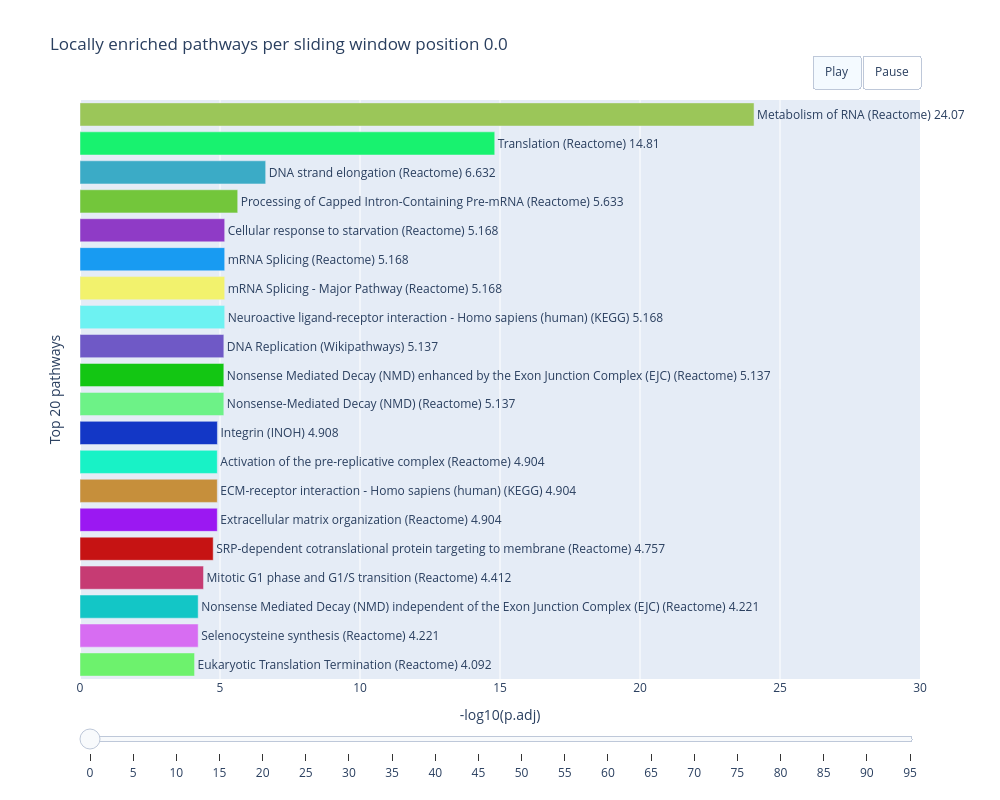

The notebook cell this image was saved under:
### Code cell
import bar_chart_race_._bar_chart_race_plotly as bcr
#import bar_chart_race_._bar_chart_race_plotly as 
bcr = bcr._BarChartRace(#out_filename='race.html', 
                                period_length=5000, 
                                interpolate_period=True, 
                                steps_per_period=5, n_bars=20, 
                                #fixed_xaxis = False, #does not work currently
                                bar_textposition='outside',
                                #plot_pws_yaxis=True,
                                val_ax_label = '-log10(p.adj)',
                                #scatter_values = ,
                                #linebreak_labels = ,
                                #labels_max_len = 30,
                                frame_subset=100)
bcr.make_animation()

### Figure 1 — Plotly figure (JSON) as saved in the notebook; plotly's stock layout.template omitted (floating-point values rounded to 4 significant figures)
{"data": [{"cliponaxis": false, "hoverinfo": "all", "ids": ["0", "1", "2", "3", "4", "5", "6", "7", "8", "9", "10", "11", "12", "13", "14", "15", "16", "17", "18", "19"], "marker": {"color": ["#6DF26D", "#D76DF2", "#13C6C6", "#C63B73", "#C61313", "#9B18F2", "#C68F3B", "#18F2C6", "#1337C6", "#6DF287", "#13C613", "#6F59C6", "#6DF2F2", "#F2F26D", "#189BF2", "#8F3BC6", "#73C63B", "#3BABC6", "#18F26F", "#9BC659"]}, "orientation": "h", "textangle": 0, "textposition": "outside", "texttemplate": "%{y} %{x:.4s}", "type": "bar", "x": [4.092, 4.221, 4.221, 4.412, 4.757, 4.904, 4.904, 4.904, 4.908, 5.137, 5.137, 5.137, 5.168, 5.168, 5.168, 5.168, 5.633, 6.632, 14.81, 24.07], "y": ["Eukaryotic Translation Termination (Reactome)", "Selenocysteine synthesis (Reactome)", "Nonsense Mediated Decay (NMD) independent of the Exon Junction Complex (EJC) (Reactome)", "Mitotic G1 phase and G1/S transition (Reactome)", "SRP-dependent cotranslational protein targeting to membrane (Reactome)", "Extracellular matrix organization (Reactome)", "ECM-receptor interaction - Homo sapiens (human) (KEGG)", "Activation of the pre-replicative complex (Reactome)", "Integrin (INOH)", "Nonsense-Mediated Decay (NMD) (Reactome)", "Nonsense Mediated Decay (NMD) enhanced by the Exon Junction Complex (EJC) (Reactome)", "DNA Replication (Wikipathways)", "Neuroactive ligand-receptor interaction - Homo sapiens (human) (KEGG)", "mRNA Splicing - Major Pathway (Reactome)", "mRNA Splicing (Reactome)", "Cellular response to starvation (Reactome)", "Processing of Capped Intron-Containing Pre-mRNA (Reactome)", "DNA strand elongation (Reactome)", "Translation (Reactome)", "Metabolism of RNA (Reactome)"]}], "layout": {"autosize": false, "height": 800, "sliders": [{"active": 0, "currentvalue": {"visible": false}, "len": 1, "pad": {"b": 10, "t": 50}, "steps": [{"args": [["0"], {"frame": {"duration": 1000, "redraw": true}, "fromcurrent": true, "mode": "immediate", "transition": {"duration": 0}}], "label": "0", "method": "animate"}, {"args": [["5"], {"frame": {"duration": 1000, "redraw": true}, "fromcurrent": true, "mode": "immediate", "transition": {"duration": 0}}], "label": "5", "method": "animate"}, {"args": [["10"], {"frame": {"duration": 1000, "redraw": true}, "fromcurrent": true, "mode": "immediate", "transition": {"duration": 0}}], "label": "10", "method": "animate"}, {"args": [["15"], {"frame": {"duration": 1000, "redraw": true}, "fromcurrent": true, "mode": "immediate", "transition": {"duration": 0}}], "label": "15", "method": "animate"}, {"args": [["20"], {"frame": {"duration": 1000, "redraw": true}, "fromcurrent": true, "mode": "immediate", "transition": {"duration": 0}}], "label": "20", "method": "animate"}, {"args": [["25"], {"frame": {"duration": 1000, "redraw": true}, "fromcurrent": true, "mode": "immediate", "transition": {"duration": 0}}], "label": "25", "method": "animate"}, {"args": [["30"], {"frame": {"duration": 1000, "redraw": true}, "fromcurrent": true, "mode": "immediate", "transition": {"duration": 0}}], "label": "30", "method": "animate"}, {"args": [["35"], {"frame": {"duration": 1000, "redraw": true}, "fromcurrent": true, "mode": "immediate", "transition": {"duration": 0}}], "label": "35", "method": "animate"}, {"args": [["40"], {"frame": {"duration": 1000, "redraw": true}, "fromcurrent": true, "mode": "immediate", "transition": {"duration": 0}}], "label": "40", "method": "animate"}, {"args": [["45"], {"frame": {"duration": 1000, "redraw": true}, "fromcurrent": true, "mode": "immediate", "transition": {"duration": 0}}], "label": "45", "method": "animate"}, {"args": [["50"], {"frame": {"duration": 1000, "redraw": true}, "fromcurrent": true, "mode": "immediate", "transition": {"duration": 0}}], "label": "50", "method": "animate"}, {"args": [["55"], {"frame": {"duration": 1000, "redraw": true}, "fromcurrent": true, "mode": "immediate", "transition": {"duration": 0}}], "label": "55", "method": "animate"}, {"args": [["60"], {"frame": {"duration": 1000, "redraw": true}, "fromcurrent": true, "mode": "immediate", "transition": {"duration": 0}}], "label": "60", "method": "animate"}, {"args": [["65"], {"frame": {"duration": 1000, "redraw": true}, "fromcurrent": true, "mode": "immediate", "transition": {"duration": 0}}], "label": "65", "method": "animate"}, {"args": [["70"], {"frame": {"duration": 1000, "redraw": true}, "fromcurrent": true, "mode": "immediate", "transition": {"duration": 0}}], "label": "70", "method": "animate"}, {"args": [["75"], {"frame": {"duration": 1000, "redraw": true}, "fromcurrent": true, "mode": "immediate", "transition": {"duration": 0}}], "label": "75", "method": "animate"}, {"args": [["80"], {"frame": {"duration": 1000, "redraw": true}, "fromcurrent": true, "mode": "immediate", "transition": {"duration": 0}}], "label": "80", "method": "animate"}, {"args": [["85"], {"frame": {"duration": 1000, "redraw": true}, "fromcurrent": true, "mode": "immediate", "transition": {"duration": 0}}], "label": "85", "method": "animate"}, {"args": [["90"], {"frame": {"duration": 1000, "redraw": true}, "fromcurrent": true, "mode": "immediate", "transition": {"duration": 0}}], "label": "90", "method": "animate"}, {"args": [["95"], {"frame": {"duration": 1000, "redraw": true}, "fromcurrent": true, "mode": "immediate", "transition": {"duration": 0}}], "label": "95", "method": "animate"}], "transition": {"duration": 1000, "easing": "cubic-in-out"}, "x": 0, "xanchor": "left", "y": 0, "yanchor": "top"}], "title": {"text": "Locally enriched pathways per sliding window position 0.0"}, "updatemenus": [{"buttons": [{"args": [null, {"frame": {"duration": 1000, "redraw": true}, "fromcurrent": true, "mode": "immediate", "transition": {"duration": 1000, "easing": "linear"}}], "label": "Play", "method": "animate"}, {"args": [[null], {"frame": {"duration": 0, "redraw": false}, "mode": "immediate", "transition": {"duration": 0}}], "label": "Pause", "method": "animate"}], "direction": "left", "type": "buttons", "x": 1, "xanchor": "right", "y": 1.02, "yanchor": "bottom"}], "width": 1000, "xaxis": {"range": [0, 30], "showgrid": true, "title": {"text": "-log10(p.adj)"}, "type": "linear"}, "yaxis": {"showticklabels": false, "title": {"text": "Top 20 pathways"}}}}
